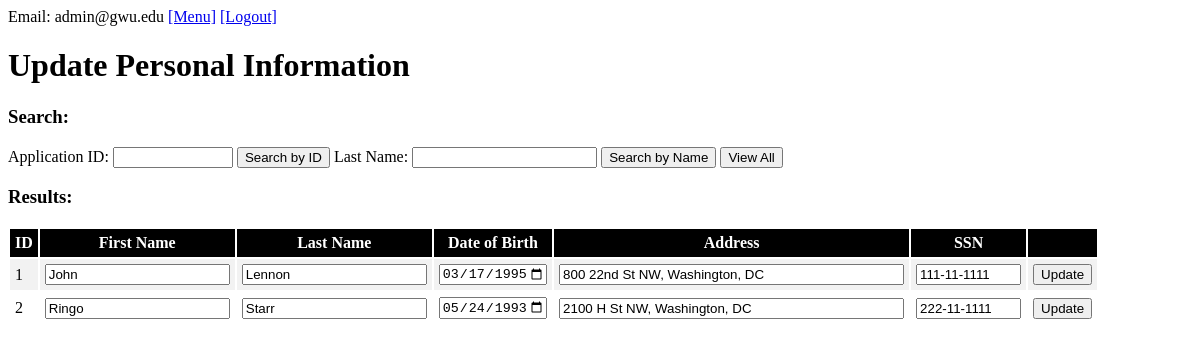
/public_html/update-personal-info.php (signed in), run on the app's committed database.
### tables this page shows
CREATE TABLE personalinfo 
  ( 
     firstname         VARCHAR(30), 
     lastname          VARCHAR(30), 
     dob               DATE, 
     address           VARCHAR (100), 
     ssn               VARCHAR (11),
     applicationid     INT NOT NULL PRIMARY KEY, 
     FOREIGN KEY (applicationid) REFERENCES application(id) 
  );

### public_html/update-personal-info.php (the view, shortened to what this page needs)
<html lang="en-US">
<head>
	<link rel="stylesheet" href="style.css">
</head>
<body>
<?php
include 'header.php';
?>
<h1>Update Personal Information</h1>
<form method="POST" id="idsearch">
	<h3>Search:</h3>
    Application ID: <input type="number" min=1 max=2147483647 name="id">
    <input type="submit" name="idsubmit" value="Search by ID">
    Last Name: <input type="text" max=30 name="lastname">
    <input type="submit" name="namesubmit" value="Search by Name">
    <input type="submit" name="viewall" value="View All">
</form>
<h3>Results:</h3>
<?php
if (!isset($_POST['viewall']) && isset($_POST['idsubmit']) && $_POST['id'] > 0) {
	$id = mysqli_real_escape_string($connection, trim($_POST['id']));
	$query = "SELECT * FROM personalinfo WHERE applicationid = $id";
} else if (!isset($_POST['viewall']) && isset($_POST['namesubmit']) && isset($_POST['lastname'])) {
	$name = $_POST['lastname'];
	$query = "SELECT * FROM personalinfo WHERE lastname LIKE '%$name%'";
} else {
	$query = "SELECT * FROM personalinfo";
}
$result = mysqli_query($connection, $query);
if (mysqli_num_rows($result) > 0) {
	echo "<table>
		<tr>
		<th>ID</th>
		<th>First Name</th>
		<th>Last Name</th>
		<th>Date of Birth</th>
		<th>Address</th>
		<th>SSN</th>
		<th></th>
		</tr>";
	while ($row = mysqli_fetch_array($result)) {
		echo "<tr><form method=\"POST\">";
		echo "<td>{$row["applicationid"]}<input type=\"hidden\" name=\"id\" value=\"{$row["applicationid"]}\"></td>";
		echo "<td><input type=\"text\" id=\"firstname\" name=\"firstname\" maxlength=\"30\" required value='{$row["firstname"]}'></td>";
		echo "<td><input type=\"text\" id=\"lastname\" name=\"lastname\" maxlength=\"30\" required value='{$row["lastname"]}'></td>";
		echo "<td><input type=\"date\" id=\"dob\" name=\"dob\" min=\"1000-01-01\" max=\"3000-12-31\" value='{$row["dob"]}' required></td>";
		echo "<td><input type=\"text\" id=\"address\" name=\"address\" maxlength=\"100\" required value='{$row["address"]}' size=\"40\" /></td>";
		echo "<td><input id=\"ssn\" name=\"ssn\" pattern=\"^\d{3}-\d{2}-\d{4}$\" required value='{$row["ssn"]}' size=\"10\"></td>";
		echo "<td><button type=\"submit\" name=\"update\">Update</button></td>";
		echo "</form></tr>";
	}
	echo "</table><br/>";
} else {
	echo "No results<br />";
}
?>
</body>
</html>

### public_html/style.css (style rules this page uses)
body { font-family: verdana; }
th, td { padding: 5px; }
th { background-color: black; color: white; }
tr:nth-child(even) { background-color: #f2f2f2; }

### data on the page
personalinfo: applicationid "1", firstname "John", lastname "Lennon", dob "03/17/1995", address "800 22nd St NW, Washington, DC", ssn "111-11-1111"
personalinfo: applicationid "2", firstname "Ringo", lastname "Starr", dob "05/24/1993", address "2100 H St NW, Washington, DC", ssn "222-11-1111"

### other printed values
$_SESSION["email"] "admin@gwu.edu"
